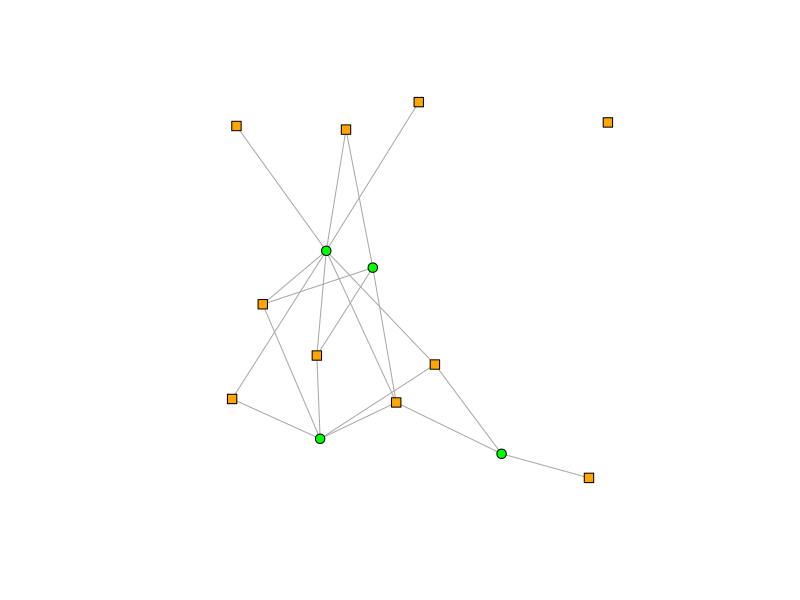
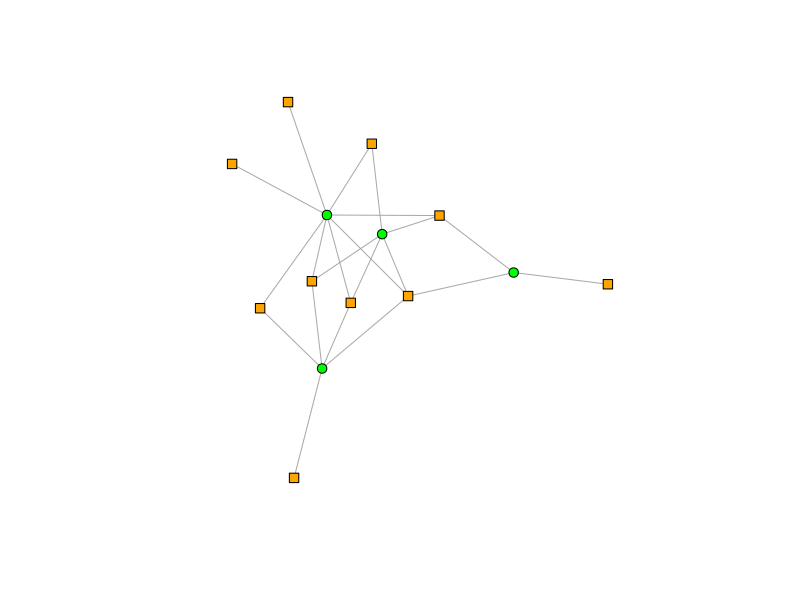
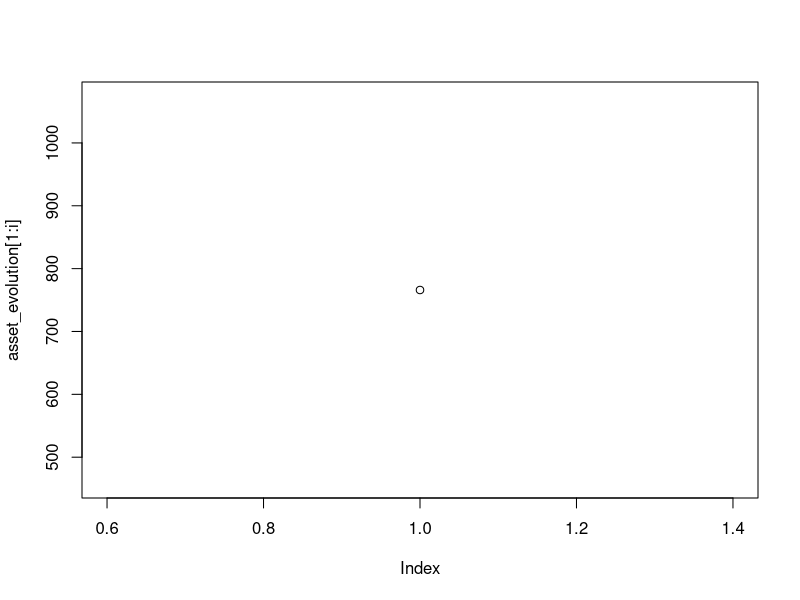
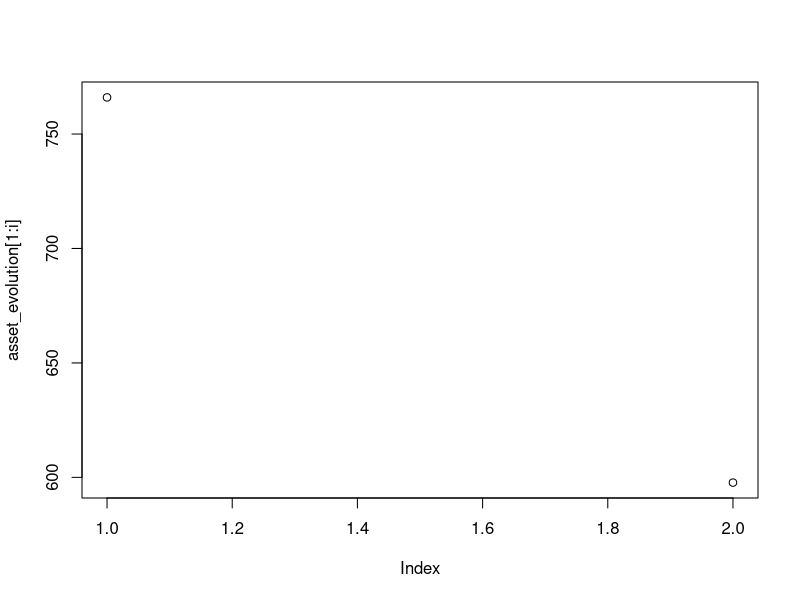
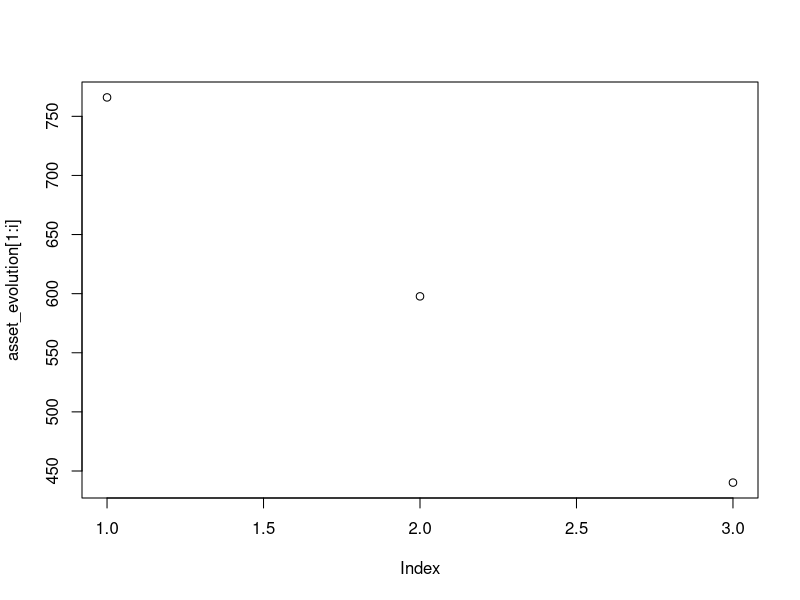
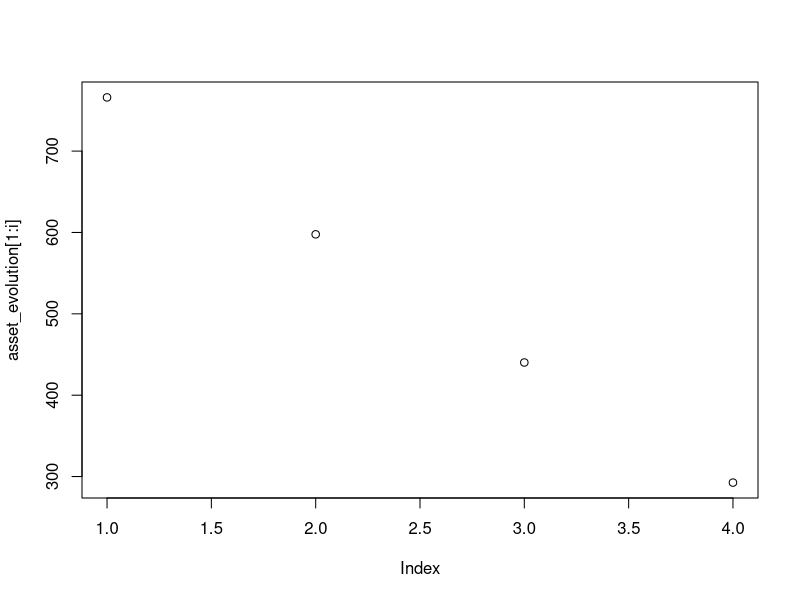
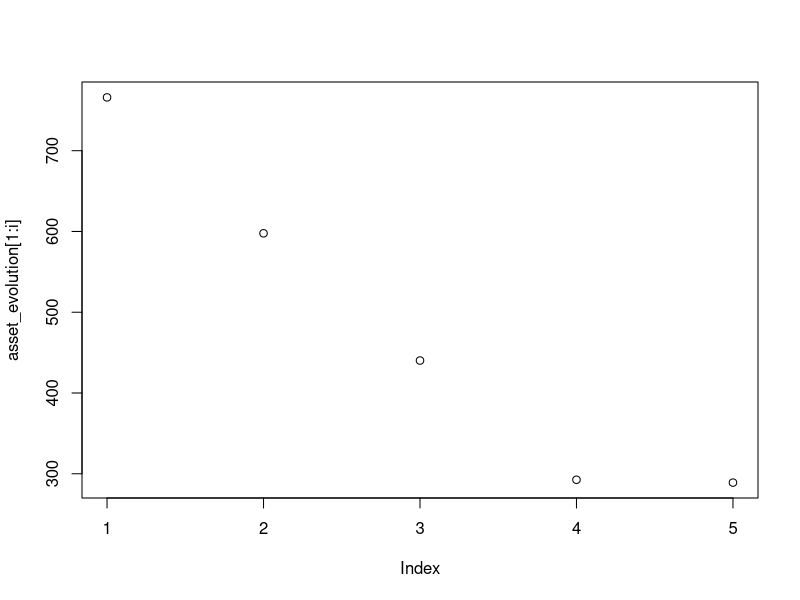
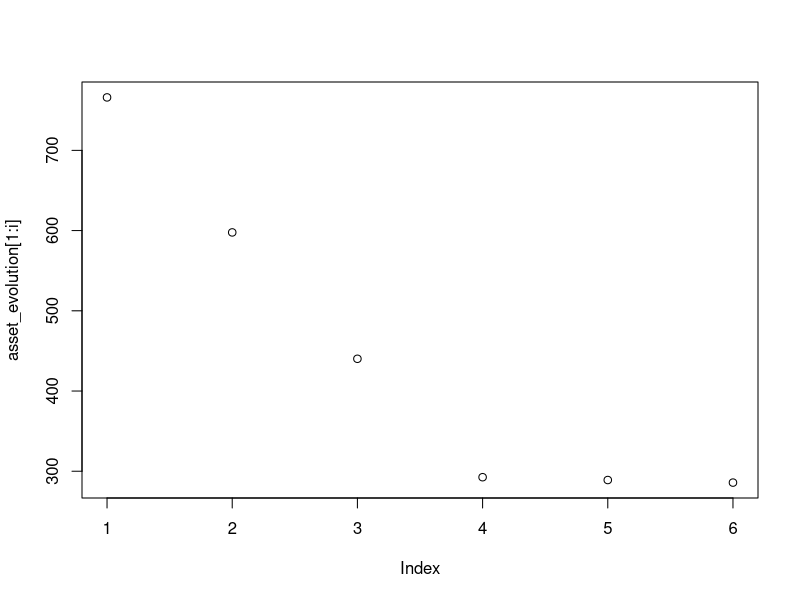

The R source for these figures, in order:
# Notes --------------------------------------------------------------------------------------------
# Date: 28.12.2018
# Author: Michal Stachnio


# 1) Will need to deal with the fact initial quantities can be decimal values. It shouldn't be the case
#    I should therefore round it up and either adjust the assets size to fit the values, or redistribute the sizes so that it works.
# 2) Important: When the asset reduction takes place, it creates a new equilibrium price value for the asset. This means it does not react the same way for a given volume sold!
# 3) Should maybe check on graph generation if it is possible to make sure that the graph cannot be divided in 2
# 4) This is the slowest part of the code:
  # for (i in 1:n_Banks) {
  #   for (j in 1:m_Assets) {
  #     if (graph1[i, j+ n_Banks] == 1) {
  #       q_0[i, j] = balanceSheet[ i,1] / (k_i[i] * p_0[j])
  #     } 
  #   }
  # }
  # System_Q = rowSums(t(q_0))

# Packages --------------------------------------------------------------------------------------------

library(igraph)

# Fucntions --------------------------------------------------------------------------------

NamingString = function(String, startingValue, size) {
  nameString = matrix("0", nrow = 1, ncol = size, byrow = TRUE)
  for (i in 1:size) {
    nameString[, i] = paste(String, i - 1 + startingValue, sep = "") # sep="" means that there is no space between w and the number
  }
  return (nameString)
}

NamingRows = function(String, data, startingValue) {
  
  # Input Variables:
  # String        = value in "" that will be the name that will be iterated
  # data          = data structure that will have a new name for rows
  # startingValue = allows to start with 0 or 1 etc...
  
  dataNames = matrix("0", nrow = nrow(data), ncol = 1, byrow = TRUE)
  for (i in 1:nrow(dataNames)) {
    dataNames[i, ] = paste(String, i - 1 + startingValue, sep = "") # sep="" means that there is no space between w and the number
  }
  rownames(data) = c(dataNames)
  return (data)
}

NamingCols = function(String, data, startingValue) {
  dataNames = matrix("0", nrow = 1, ncol = ncol(data), byrow = TRUE)
  for (i in 1:ncol(dataNames)) {
    dataNames[, i] = paste(String, i - 1 + startingValue, sep = "") # sep="" means that there is no space between w and the number
  }
  colnames(data) = c(dataNames)
  return (data)
}




# Parameters ------------------------------------------------------------------------------------------------------------------

# Generating Graph
n_Banks = 10
m_Assets = 4
linkProbabiliy = 0.5

# Generating the balance Sheet 
asset_0 = 80
cash_0 = 20
liabilities_0 = 96 
intial_Price = matrix(data = 1, nrow = m_Assets, ncol = 1)

# System rules parameters
gamma = matrix(data = 0.05, nrow = n_Banks, ncol = 1)
liquidity_factor = matrix(0, nrow = m_Assets, ncol = 1)
for (i in 1:m_Assets) {
  liquidity_factor[i] = 0.1
}
daily_market_volume = 0.01
method_selection = 1
external_Trade_Dummy = 1

# Shock & Simulation
assetReduction = 0.1
numberIterations = 30



# Generating the bipartiate graph --------------------------------------------------------------------------------------------


Generategraph = function(n_Banks, m_Assets, linkProbabiliy) {
  # Generates the graph
  graph = sample_bipartite(n_Banks, m_Assets, p=linkProbabiliy)
  # Changes the form of the vertex for the graph
  V(graph)$shape <- c("square", "circle")[V(graph)$type+1]
  # Deletes the label
  V(graph)$label <- c(NamingString("bank",1,n_Banks), NamingString("asset",1,m_Assets))
  
  return(graph)
}

# System Rules ------------------------------------------------------------



# Bankruptcy Check
BankruptcyCheck = function(balanceSheet, delta_asset) {
  for (i in 1:n_Banks) {
    if (balanceSheet[ ,1] + balanceSheet[ ,2] - balanceSheet[ ,3] < 0 ) {
      delta_asset[i] = balanceSheet[ i,1]
    }
  }
  return(delta_asset)
}

# Price Impact
Price_Impact = function(decision_Volume_Traded, liquidity_factor, m_Assets, p_0, System_Q,
                        daily_market_volume, net_Volume_Traded, external_Trade_Dummy, 
                        System_Update_Dummy) {
  # External trade is the demand for the asset outside of the financial system
  if (external_Trade_Dummy == 1) {
    external_Trade = matrix(System_Q * daily_market_volume, nrow = m_Assets, ncol = 1)
    external_Trade = NamingRows("asset", external_Trade, 1) 
  } else {
    external_Trade = 0
  }
  
  net_Volume_Traded = rowSums(decision_Volume_Traded) + net_Volume_Traded + external_Trade
  
  if (System_Update_Dummy == 1) {
    assign("net_Volume_Traded", net_Volume_Traded, envir = .GlobalEnv)
  }
  
  p_t1 = p_0 * exp(liquidity_factor * net_Volume_Traded/System_Q)

  return(p_t1)
}

# Liquidation Schedules ------------------------------------------------------------

# Approach 1: Pro-Rata Liquidation
Prorata_Liquidation = function(q_t, p_t, n_Banks, m_Assets, balanceSheet) {
  
  decision_Volume_Traded = matrix(0, nrow = m_Assets, ncol = n_Banks)
  decision_Volume_Traded = NamingRows("asset", decision_Volume_Traded, 1) 
  decision_Volume_Traded = NamingCols("bank", decision_Volume_Traded, 1)
  q_copy = q_t
  
  
  # Liquidation Quantity - Calculates delta_asset
  delta_asset = matrix(0, nrow = n_Banks, ncol = 1)
  bank_index_array = 1:n_Banks
  for (i in 1:n_Banks) {
    # bankruptcy check
    if (balanceSheet[i, 1] + balanceSheet[i, 2] - balanceSheet[i, 3] < 0 ) {
      decision_Volume_Traded[, i] = -t(q_t[i, ])
      bank_index_array = bank_index_array[!bank_index_array %in% i]
    } else {
      delta_asset[i] = gamma[i] * balanceSheet[i, 1] * ((1 - (target_Leverage[i] * balanceSheet[i, 4])/balanceSheet[i, 1]))
    }
  }
  for (i in bank_index_array) {
    leftover_delta_asset = delta_asset[i]
    # counts how many assets are held by each bank
    count_Asset_Held = length(which(q_t[i, ] > 0))
    # If it needs to liquidate:
    if (delta_asset[i] != 0) {
      # per asset monetary volume it needs to liquidate
      per_Asset_Liquidation_Quantity = delta_asset[i] / count_Asset_Held

      repeat{
        test = 0
        for (j in which(q_copy[i, ] > 0)) {
          # If a bank does not have enough of one asset to liquidate on a pro-rata basis, 
          # it liquidates all it has and then adapts how much it liquidates of other assets.
          if (q_t[i, j] * p_t[j] < per_Asset_Liquidation_Quantity) {
            # all the position in the asset is liquidated
            decision_Volume_Traded[j, i] = - q_t[i, j]
            q_copy[i, j] = 0
            # The monetary value to be liquidated decreases
            leftover_delta_asset = delta_asset[i] + rowSums(t(decision_Volume_Traded[, i] %*% p_t))
            # Adapts the per_Asset_Liquidation_Quantity to new quantity/ liquidation value
            count_Asset_Held = count_Asset_Held - 1
            per_Asset_Liquidation_Quantity = leftover_delta_asset / count_Asset_Held 
          } else {
            test = test + 1
          }
        }
        if (test == length(which(q_copy[i,] > 0))) {
          break
        }
      }
    }
    # If there are some assets for which the bank can fully liquidate, it liquidates equal amounts:
    if (count_Asset_Held > 0) {
      # Identifies the index of the assets where the bank still holds a position:
      assign_Vector = which((q_copy[i, ] + decision_Volume_Traded[, i]) > 0)
      for (q in assign_Vector) {
        decision_Volume_Traded[assign_Vector, i] = -leftover_delta_asset / count_Asset_Held
      }
    }
  }
  return(decision_Volume_Traded)
}

# Approach 2: Liquidation based on bank holdings:
# WIP !!

# Lagrangian_Approach2 = function(x,i,q_t, p_0, liquidity_factor,net_Volume_Traded, m_Assets, System_Q) {
#   
#   lambda = x[1] 
#   decision_Volume_Traded = matrix(x[2:(m_Assets + 1)], nrow = m_Assets, ncol = 1)
#   
#   
#   LagrangianValue = colSums(q_t[i, ] * p_0 * exp(-liquidity_factor * (net_Volume_Traded + decision_Volume_Traded))) + 
#     balanceSheet[i, 1] + balanceSheet[i, 3] - 
#     lambda * (
#       colSums((q_t[i, ] - decision_Volume_Traded) * p_0 * exp(-liquidity_factor * (net_Volume_Traded + decision_Volume_Traded)/System_Q)) /
#         (colSums(q_t[i, ] * p_0 * exp(-liquidity_factor * (net_Volume_Traded + decision_Volume_Traded)/System_Q)) + balanceSheet[i, 1] + balanceSheet[i, 3])
#      - target_Leverage[i])
#   return(-LagrangianValue)
# }

Lagrangian_Approach2_Test = function(x, i, q_t, p_0, liquidity_factor,net_Volume_Traded, m_Assets, System_Q, external_Trade_Dummy) {
  
  lambda = x[1] 
  decision_Volume_Traded = matrix(x[2:(m_Assets + 1)], nrow = m_Assets, ncol = 1)
  
  LagrangianValue = colSums(q_t[i, ] * Price_Impact(decision_Volume_Traded, liquidity_factor, m_Assets, p_0, System_Q,
                                                    daily_market_volume, net_Volume_Traded, external_Trade_Dummy, 
                                                    System_Update_Dummy = 0)) + 
                    balanceSheet[i, 1] + balanceSheet[i, 3] - 
                    lambda * (
                              colSums((q_t[i, ] - decision_Volume_Traded) * Price_Impact(decision_Volume_Traded, liquidity_factor, m_Assets, p_0, System_Q,
                                                                                         daily_market_volume, net_Volume_Traded, external_Trade_Dummy, 
                                                                                         System_Update_Dummy = 0)) /
                              (colSums(q_t[i, ] * Price_Impact(decision_Volume_Traded, liquidity_factor, m_Assets, p_0, System_Q,
                                                               daily_market_volume, net_Volume_Traded, external_Trade_Dummy, 
                                                               System_Update_Dummy = 0) + balanceSheet[i, 1] + balanceSheet[i, 3]) - target_Leverage[i]))
  

                              
  return(-LagrangianValue)
}

BankHolding_Liquidation = function(delta_asset, q_t, p_t, n_Banks, m_Assets, decision_Volume_Traded, balanceSheet, target_Leverage, external_Trade_Dummy){
  
  decision_Volume_Traded = matrix(0, nrow = m_Assets, ncol = n_Banks)
  decision_Volume_Traded = NamingRows("asset", decision_Volume_Traded, 1) 
  decision_Volume_Traded = NamingCols("bank", decision_Volume_Traded, 1)
  
  for (i in 1:n_Banks) {
    if (balanceSheet[i, 1] + balanceSheet[i, 2] - balanceSheet[i, 3] < 0 ) {
      decision_Volume_Traded[, i] = -t(q_t[i, ])
    } else {

      parameter_initial_values = matrix(1, nrow = 1 + m_Assets, ncol = 1)
      OptimalValues = optim(parameter_initial_values, Lagrangian_Approach2_Test,
                            i = i, q_t = q_t, p_0 = p_0, liquidity_factor = liquidity_factor, net_Volume_Traded = net_Volume_Traded,
                            m_Assets = m_Assets, System_Q = System_Q, external_Trade_Dummy = external_Trade_Dummy)
                      
      decision_Volume_Traded[, i] = OptimalValues$par[2:(m_Assets + 1)]
    }
  }
  return(decision_Volume_Traded)
}

# System actualisation rules --------------------------------------------------------------
System_Update = function(method_selection, gamma, asset_t, equity_t, target_Leverage, q_t, p_t, n_Banks, m_Assets, liquidity_factor, p_0,
                          balanceSheet, external_Trade_Dummy) {

  # 2) Defines the liquidation schedule

  if (method_selection == 1) {
    decision_Volume_Traded = Prorata_Liquidation(q_t, p_t, n_Banks, m_Assets, balanceSheet)
  } else if (method_selection == 2) {
    decision_Volume_Traded = BankHolding_Liquidation(delta_asset, q_t, p_t, n_Banks, m_Assets, decision_Volume_Traded, balanceSheet, target_Leverage, external_Trade_Dummy)
  } else if (method_selection == 3) {
    
  } else {
    
  }
  
  # 3) Calculate the price impact of decision_Volume_Traded
  p_t = Price_Impact(decision_Volume_Traded, liquidity_factor, m_Assets, p_0, System_Q, daily_market_volume, 
                     net_Volume_Traded, external_Trade_Dummy, System_Update_Dummy = 1)
  
  # 4) Settle the cash of the trade
  balanceSheet[, 2] = balanceSheet[, 2] - t(t(p_t) %*% decision_Volume_Traded)
  
  # 5) Reduce the quantities of holdings of banks
  q_t = q_t + t(decision_Volume_Traded)
  
  # 6) reupdate the asset values
  balanceSheet[, 1] = q_t %*% p_t
  
  # 7) Calculate the equity
  balanceSheet[, 4] = balanceSheet[, 1] + balanceSheet[, 2] - balanceSheet[, 3]
  
  # The funciton should return: the prices, the balance sheets, the quantities, 
  
  return(list("balanceSheet" = balanceSheet, "Quantities" = q_t, "Prices" = p_t, "decision_Volume_Traded" = decision_Volume_Traded))
}

# On top of this: 
# - monitoring of the bankruptcy rate, the delta asset sold, the total equity of the sstem
# - do a loop that stops once there are no more bankruptcies
# - make a loop so that it does multiple simulations and collects aggregate data on the simulations
# - 


# Execution Code ------------------------------------------------------------




# PART 1: Setting up the system

# Plots the graph, changes the color of the vertexes depending on the type
graph1 = Generategraph(n_Banks, m_Assets, linkProbabiliy)
plot(graph1, vertex.color=c("orange", "green")[1 + (V(graph1)$type == "TRUE")], 
     vertex.size = 5, vertex.label = NA) 

# Making sure each bank has at least one asset:
assetChoiceVector = 1:m_Assets
for (i in 1:n_Banks) {
  if (sum(graph1[i, ]) == 0) {
    assetChoice = sample(assetChoiceVector, 1)
    graph1 = graph1 + edge(c(i, assetChoice + n_Banks))
  }
}

# Making sure each asset has at least one bank:
bankChoiceVector = 1:n_Banks
for (i in 1:m_Assets) {
  if (sum(graph1[, i + n_Banks]) == 0) {
    bankChoice = sample(bankChoiceVector, 1)
    graph1 = graph1 + edge(c(i + n_Banks, assetChoice))
  }
}
plot(graph1, vertex.color=c("orange", "green")[1 + (V(graph1)$type == "TRUE")], 
     vertex.size = 5, vertex.label = NA) 

# Create the k_i vector that has the degrees of each bank
k_i = matrix(data = NA, ncol = 1, nrow = n_Banks)
for (i in 1:n_Banks) {
  k_i[i] = sum(graph1[i])
}
k_i = NamingRows("bank", k_i, 1)

# Create the l_j vector that has the degrees of each asset
l_j = matrix(data = NA, ncol = 1, nrow = m_Assets)
for (j in 1:m_Assets) {
  l_j[j] = sum(graph1[j+n_Banks])
}
l_j = NamingRows("asset", l_j, 1)

balanceSheet = matrix(data = NA, nrow = n_Banks, ncol = 4)
colnames(balanceSheet) = c("Assets", "Cash", "Liabilities", "Equity")
balanceSheet = NamingRows("bank", balanceSheet, 1) 
balanceSheet[ ,1] = asset_0
balanceSheet[ ,2] = cash_0
balanceSheet[ ,3] = liabilities_0
equity_0 = asset_0 + cash_0 - liabilities_0
balanceSheet[ ,4] = equity_0


# defining the initial price of assets:
p_0 = matrix(data = intial_Price, nrow = m_Assets, ncol = 1)
p_0 = NamingRows("asset", p_0, 1) 

# The matrix of asset quantities owned
q_0 = matrix(data = 0, nrow = n_Banks, ncol = m_Assets )
q_0 = NamingRows("bank", q_0, 1)
q_0 = NamingCols("asset", q_0, 1)

# Assigns the initial quantities owned by each bank of all assets
for (i in 1:n_Banks) {
  for (j in 1:m_Assets) {
    if (graph1[i, j+ n_Banks] == 1) {
      q_0[i, j] = balanceSheet[ i,1] / (k_i[i] * p_0[j])
    } 
  }
}
System_Q = rowSums(t(q_0))

# Defining the termporal variables:
q_t = q_0
p_t = p_0
k_t = k_i
balanceSheet[, 1] = asset_0
equity_t = balanceSheet[, 4]
target_Leverage = asset_0 / balanceSheet[, 4] # Setting the target leverage at the initial leverage level
net_Volume_Traded = matrix(0, nrow = m_Assets, ncol = 1) 

# Part 2: Doing the simulation

# Shocking the system via price reduction
assetChoice = sample(assetChoiceVector, 1)
p_t[assetChoice] = (1 - assetReduction) * p_t[assetChoice]
p_0 = p_t

# Updating asset values
balanceSheet[, 1] = q_t %*% p_t

# Updating equity values
balanceSheet[, 4] = balanceSheet[, 1] + balanceSheet[, 2] - balanceSheet[, 3]


asset_evolution = matrix(0, nrow = numberIterations, ncol =1)
prices_evolution = matrix(0, nrow = numberIterations, ncol = m_Assets)
decision_Volume = array(data = NA, dim = c(n_Banks, m_Assets, numberIterations))
# Simulating one system
for (i in 1:numberIterations) {
  print("iteration:")
  print(i)
  system_Update_Values = System_Update(method_selection, gamma, balanceSheet[, 1], balanceSheet[, 4], target_Leverage, q_t, p_t, n_Banks, m_Assets, liquidity_factor, p_0,
                balanceSheet, external_Trade_Dummy)
  asset_evolution[i] = sum(balanceSheet[, 1])
  prices_evolution[i,] = t(p_t)
  
  balanceSheet = system_Update_Values$balanceSheet
  q_t = system_Update_Values$Quantities
  p_t = system_Update_Values$Prices
  decision_Volume[,,i] = system_Update_Values$decision_Volume_Traded
  print("asset_evolution:")
  print(asset_evolution[i])
  plot(asset_evolution[1:i] , type="p", col="black")  
}
plot(graph1, vertex.color=c("orange", "green")[1 + (V(graph1)$type == "TRUE")], 
     vertex.size = 5, vertex.label = NA) 
plot(asset_evolution)



